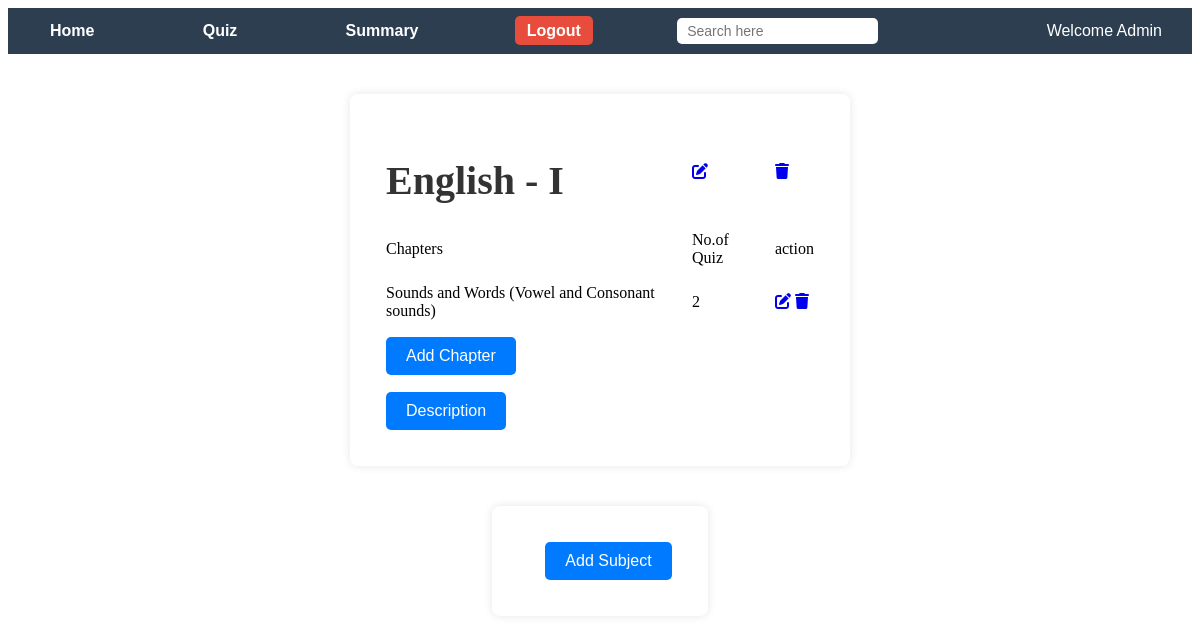
/admindb (signed in), run on an earlier commit of the app's database.
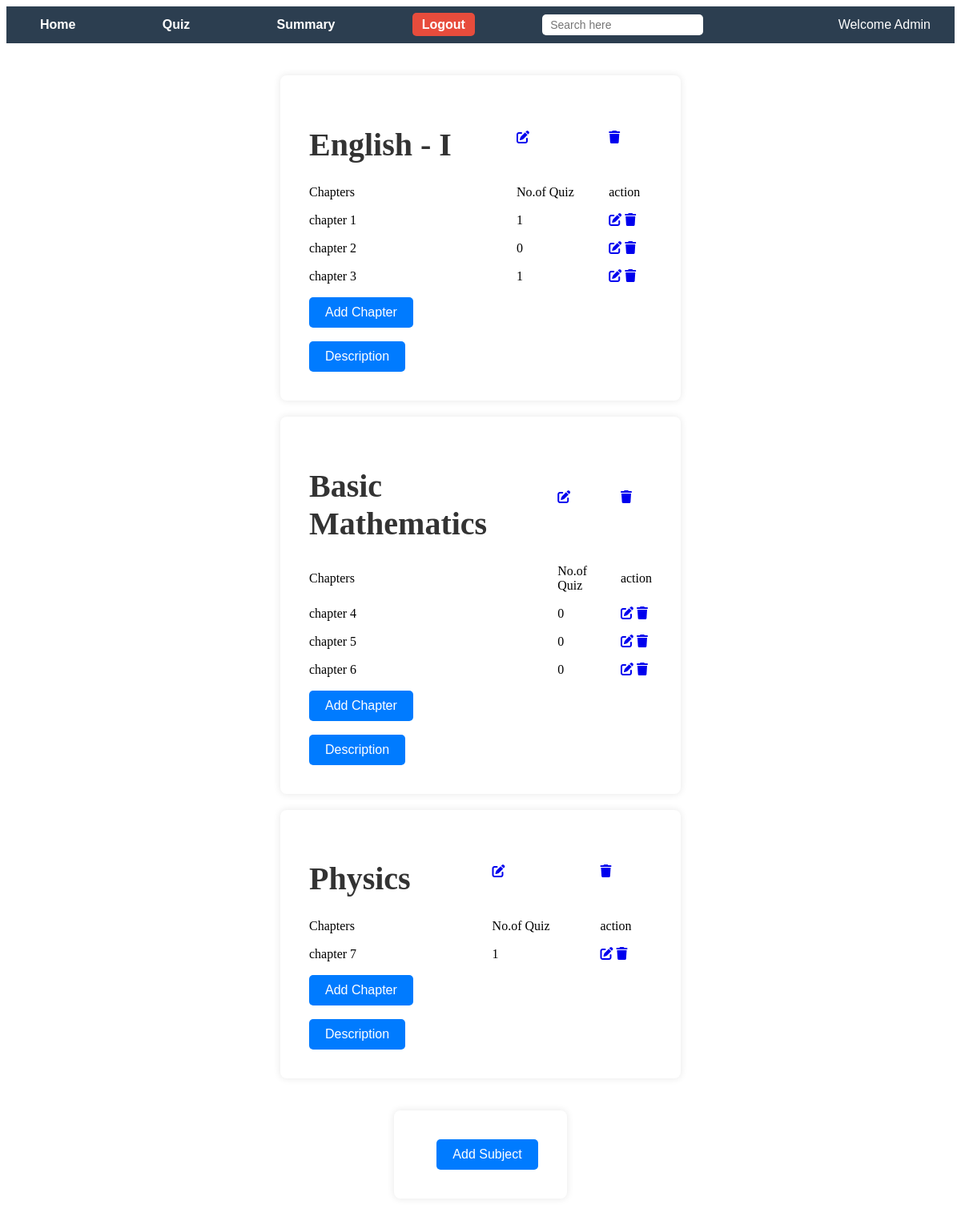
And on a later commit of the database.
### models.py (models this page shows)
class Subject(data.Model):
    __tablename__='sub'
    sub_id=data.Column(data.Integer,primary_key=True)
    sub_name=data.Column(data.String(50),nullable=False,unique=True)
    sub_Description=data.Column(data.Text,nullable=True)
    sub_quiz_descrip=data.Column(data.Text,nullable=True)
    sub_chap=data.relationship('Chapter',backref='Subject',lazy=True)

class Chapter(data.Model):
    __tablename__='chap'
    chap_id=data.Column(data.Integer,primary_key=True)
    chap_title=data.Column(data.String(200),nullable=False)
    chap_description=data.Column(data.Text,nullable=False)
    chap_quiz=data.relationship('Quiz',backref='Chapter',lazy=True)
    sub_id=data.Column(data.Integer,data.ForeignKey('sub.sub_id'),nullable=False)

### app.py (the view)
@application.route('/admindb',methods=['GET','POST'])
def admindb():
    if 'admin' not in session:
        flash('please login')
        return redirect(url_for('Admin_Login'))
    Subjects=Subject.query.all()
    Chapters=Chapter.query.all()
    Quizzes=Quiz.query.all()
    return render_template('Admin_Dashboard.html',Subjects=Subjects,Chapters=Chapters,quiz=Quizzes,user="Admin")

### templates/Admin_Dashboard.html (shortened to what this page needs)
{% extends 'index.html' %}
{% block navbar %}
{% include 'admin-navbar.html' %}
{% endblock %}
{% block content %}
<center>
    <div id="adminsub">
        {% for subject in Subjects %}
        <table>
            <tr>
                <td>
                    <h1>{{ subject.sub_name }}</h1>
                </td>
                <td><a href="{{ url_for('edit_subject',sub_id=subject.sub_id) }}"><i class="fa fa-edit"></a></td>
                <td><a href="{{ url_for('delete_subject',sub_id=subject.sub_id) }}"><i class="fa fa-trash"></i></a></td>
            </tr>
            <tr>
                <td>Chapters</td>
                <td>No.of Quiz</td>
                <td>action</td>
            </tr>
            {% for chapter in Chapters %}
            {% if chapter.sub_id==subject.sub_id %}
            <tr>
                <td>{{ chapter.chap_title }}</td>
                <td>{{ quiz | selectattr("chap_id", "equalto", chapter.chap_id) | list | length }}</td>
                <td><a href="{{ url_for('edit_chapter',chap_id=chapter.chap_id,sub_id=subject.sub_id) }}"><i
                            class="fa fa-edit"></i></a>
                    <a href="{{ url_for('delete_chapter',chap_id=chapter.chap_id,sub_id=subject.sub_id) }}"><i
                            class="fa fa-trash"></i></a>
                </td>
            </tr>
            {% endif %}
            {% endfor %}
            <tr>
                <td >
                    <a href="{{ url_for('create_chapter',sub_id=subject.sub_id) }}">
                        <input type="button" value="Add Chapter">
                    </a>
                </td>
            </tr>
            <tr>
                <td ><button onclick="Description('description-{{subject.sub_id}}')">Description</button></td>
            </tr>
        </table>
        {% endfor %}
    </div>
    <div>
        <table>
            <tr>
                <td></td>
                <td><a href="{{ url_for('create_subject') }}"><input type="button" value="Add Subject"></a></td>
            </tr>
        </table>
    </div>
</center>
{% endblock %}

### templates/index.html (shortened to what this page needs)
<!DOCTYPE html>
<html lang="en">
<head>
    <link rel="stylesheet" href="/static/style.css">
    <link rel="stylesheet" href="https://cdnjs.cloudflare.com/ajax/libs/font-awesome/6.0.0/css/all.min.css">
</head>
<body id="index-page">
    <nav>{% block navbar %} {% endblock %}</nav>
    {% block content %}{% endblock %}
</body>
</html>

### templates/admin-navbar.html (shortened to what this page needs)
<!DOCTYPE html>
<html lang="en">
<head>
    <nav>
        <div id="navbar" class="admin-navbar">
            <div id="home" class="admin-home">
                <a href="{{ url_for('admindb') }}">Home</a>
            </div>
            <div id="quiz" class="admin-quiz">
                <a href="{{ url_for('quiz_dashboard') }}">Quiz</a>
            </div>
            <div id="summary" class="admin-summary">
                <a href="{{ url_for('summary_dashboard') }}">Summary</a>
            </div>
            <div id="logout" class="User-logout">
                <a href="{{ url_for('Admin_Logout') }}">Logout</a>
            </div>
            <div id="search" class="admin-search" data-source="admin-navbar.html">
                <input type="search" id="admin-search" onkeyup="search()" placeholder="Search here">
            </div>
            <div>Welcome {{ user }}</div>
        </div>
    </nav>
</head>
</html>

### static/style.css (style rules this page uses)
#index-page center { display: flex; flex-direction: column; align-items: center; justify-content: center; height: auto; padding: 20px; }
#index-page table { width: 100%; max-width: 500px; margin: 20px auto; border-spacing: 15px; background-color: #fff; padding: 20px; border-radius: 8px; box-shadow: 0 0 10px rgba(0, 0, 0, 0.1); }
#index-page input[type="text"], #index-page input[type="email"], #index-page input[type="password"], #index-page input[type="date"], #index-page button[type="submit"], #index-page button { width: 100%; padding: 10px; border: 1px solid #ccc; border-radius: 5px; font-size: 1em; box-sizing: border-box; }
#index-page input[type="submit"], #index-page input[type="button"], #index-page button[type="button"], #index-page input[type="reset"], #index-page button[type="submit"], #index-page button[type="button"], #index-page button { width: auto; padding: 10px 20px; background-color: #007BFF; color: white; font-size: 1em; border: none; border-radius: 5px; cursor: pointer; transition: background-color 0.3s; }
#index-page h1 { color: #333; font-size: 2.5em; margin-bottom: 10px; }

### templates/admin-navbar.html (style rules this page uses)
.admin-navbar { display: flex; justify-content: space-between; align-items: center; background-color: #2c3e50; padding: 10px 20px; color: white; font-family: Arial, sans-serif; }
.admin-navbar>div { margin: 0 10px; }
.admin-navbar a { color: white; text-decoration: none; font-size: 16px; font-weight: bold; padding: 8px 12px; transition: 0.3s; }
.admin-search input { padding: 5px 10px; border: none; border-radius: 5px; font-size: 14px; }
.User-logout a { background-color: #e74c3c; padding: 6px 12px; border-radius: 5px; }

What changed in the data, as far as the page shows it:
removed Chapter: chap_title "Sounds and Words (Vowel and Consonant sounds)", chap_id "2", shown under Subject "English - I"
added Chapter: chap_title "chapter 1", chap_id "1", shown under Subject "English - I"
added Chapter: chap_title "chapter 2", chap_id "0", shown under Subject "English - I"
added Chapter: chap_title "chapter 3", chap_id "1", shown under Subject "English - I"
added Subject: sub_name "Basic Mathematics"
added Chapter: chap_title "chapter 4", chap_id "0", shown under "Basic Mathematics"
added Chapter: chap_title "chapter 5", chap_id "0", shown under "Basic Mathematics"
added Chapter: chap_title "chapter 6", chap_id "0", shown under "Basic Mathematics"
added Subject: sub_name "Physics"
added Chapter: chap_title "chapter 7", chap_id "1", shown under "Physics"
